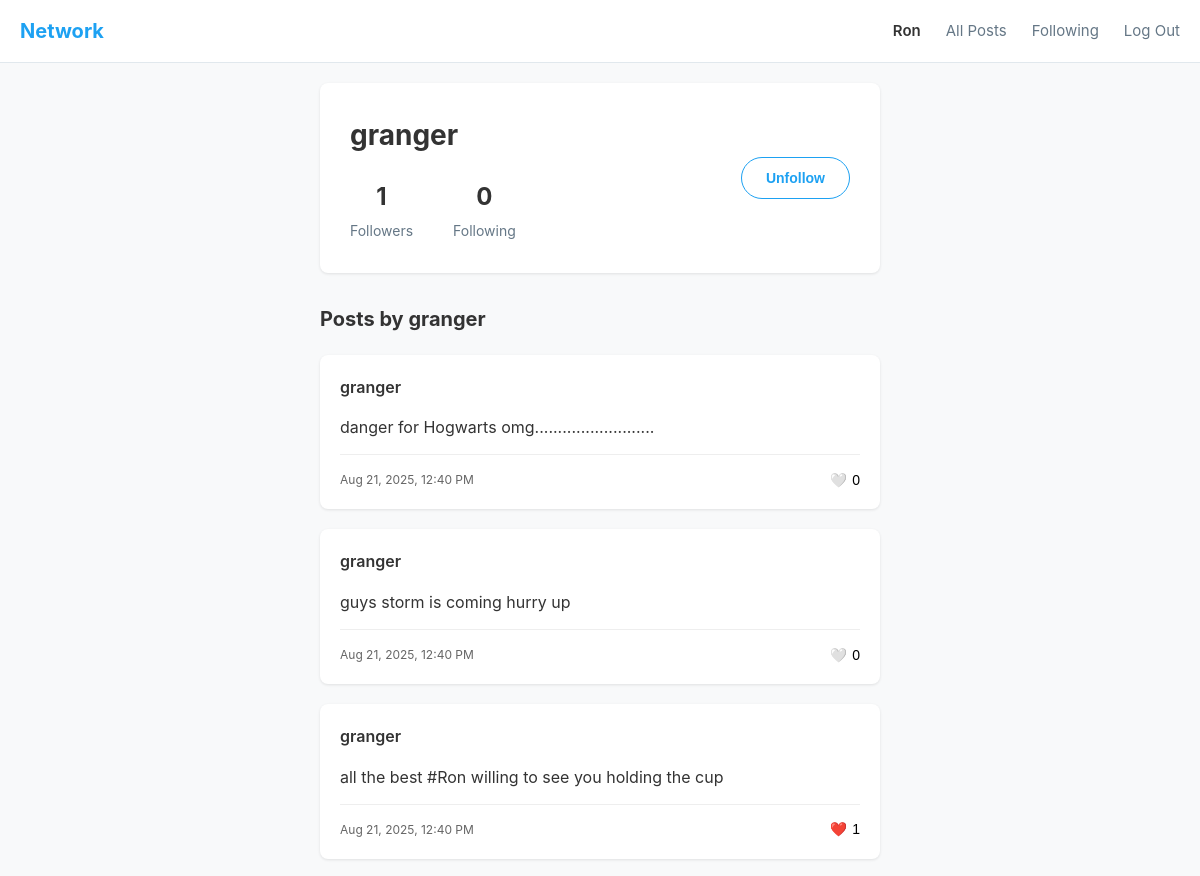
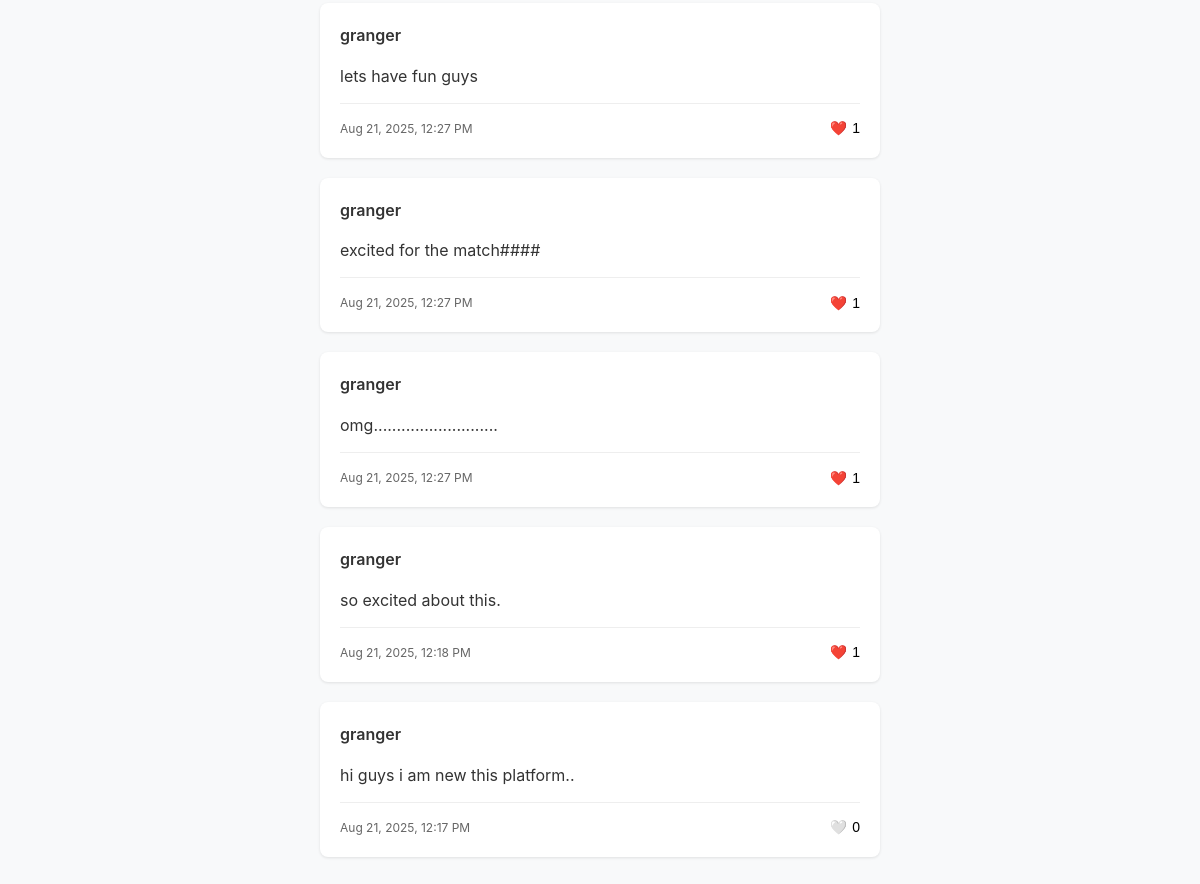
Screenshot of /profile/granger (signed in) with the database file from the repository (2 pictures, top to bottom).
### network/models.py (models this page shows, shortened)
class User(AbstractUser):
    def followers_count(self):
        return Follow.objects.filter(following=self).count()
    def following_count(self):
        return Follow.objects.filter(follower=self).count()
    def is_following(self, user):
        return Follow.objects.filter(follower=self, following=user).exists()

class Post(models.Model):
    user = models.ForeignKey(User, on_delete=models.CASCADE, related_name="posts")
    content = models.TextField(max_length=280)
    timestamp = models.DateTimeField(auto_now_add=True)
    likes = models.ManyToManyField(User, related_name="liked_posts", blank=True)
    class Meta:
        ordering = ["-timestamp"]
    def like_count(self):
        return self.likes.count()

### network/views.py (the view)
# urls.py: path("profile/<str:username>", views.profile, name="profile"),
def profile(request, username):
    profile_user = get_object_or_404(User, username=username)
    posts = Post.objects.filter(user=profile_user)
    paginator = Paginator(posts, 10)
    page_number = request.GET.get('page')
    page_obj = paginator.get_page(page_number)
    followers_count = profile_user.followers_count()
    following_count = profile_user.following_count()
    is_following = False
    if request.user.is_authenticated and request.user != profile_user:
        is_following = request.user.is_following(profile_user)
    return render(request, "network/profile.html", {
        "profile_user": profile_user,
        "page_obj": page_obj,  # Changed from posts to page_obj
        "followers_count": followers_count,
        "following_count": following_count,
        "is_following": is_following
    })

### network/templates/network/profile.html (shortened to what this page needs)
{% extends "network/layout.html" %}
{% block body %}
    <div class="profile-container">
        <div class="profile-header">
            <div class="profile-info">
                <h1 class="profile-username">{{ profile_user.username }}</h1>
                <div class="profile-stats">
                    <div class="stat">
                        <span class="stat-number" id="followers-count">{{ followers_count }}</span>
                        <span class="stat-label">Followers</span>
                    </div>
                    <div class="stat">
                        <span class="stat-number">{{ following_count }}</span>
                        <span class="stat-label">Following</span>
                    </div>
                </div>
            </div>
            {% if user.is_authenticated and user != profile_user %}
                <button id="follow-btn"
                        class="follow-btn {% if is_following %}following{% endif %}"
                        onclick="toggleFollow('{{ profile_user.username }}')">
                    {% if is_following %}Unfollow{% else %}Follow{% endif %}
                </button>
            {% endif %}
        </div>
        <div class="posts-section">
            <h2>Posts by {{ profile_user.username }}</h2>
            {% if page_obj %}
                {% for post in page_obj %}
                    <div class="post-card">
                        <div class="post-header">
                            <h3 class="username">{{ post.user.username }}</h3>
                        </div>
                        <div id="post-content-{{ post.id }}" class="post-content">
                            {{ post.content }}
                        </div>
                        <div class="post-footer">
                            <small class="timestamp">{{ post.timestamp|date:"M d, Y, g:i A" }}</small>
                            <div class="post-actions">
                                {% if user.is_authenticated %}
                                    <button class="like-btn" onclick="toggleLike({{ post.id }})"
                                            data-liked="{% if user in post.likes.all %}true{% else %}false{% endif %}">
                                        <span id="like-icon-{{ post.id }}">
                                            {% if user in post.likes.all %}❤️{% else %}🤍{% endif %}
                                        </span>
                                        <span id="like-count-{{ post.id }}">{{ post.like_count }}</span>
                                    </button>
                                {% else %}
                                    <span class="like-display">❤️ {{ post.like_count }}</span>
                                {% endif %}
                            </div>
                        </div>
                    </div>
                {% endfor %}
            {% else %}
                <div class="no-posts">
                    <p>{{ profile_user.username }} hasn't posted anything yet.</p>
                </div>
            {% endif %}
        </div>
    </div>
{% endblock %}

### network/templates/network/layout.html (shortened to what this page needs)
{% load static %}
<!DOCTYPE html>
<html lang="en">
    <head>
        <link href="{% static 'network/styles.css' %}" rel="stylesheet">
    </head>
    <body>
        <nav class="navbar">
            <div class="nav-container">
                <a href="{% url 'index' %}" class="nav-brand">Network</a>
                <div class="nav-links">
                    {% if user.is_authenticated %}
                        <a href="{% url 'profile' user.username %}" class="nav-link username-link">{{ user.username }}</a>
                    {% endif %}
                    <a href="{% url 'index' %}" class="nav-link">All Posts</a>
                    {% if user.is_authenticated %}
                        <a href="{% url 'following' %}" class="nav-link">Following</a>
                        <a href="{% url 'logout' %}" class="nav-link">Log Out</a>
                    {% else %}
                        <a href="{% url 'login' %}" class="nav-link">Log In</a>
                        <a href="{% url 'register' %}" class="nav-link">Register</a>
                    {% endif %}
                </div>
            </div>
        </nav>
        <main class="main-content">
            {% block body %}
            {% endblock %}
        </main>
    </body>
</html>

### network/templates/network/profile.html (style rules this page uses)
.profile-container { max-width: 600px; margin: 0 auto; padding: 20px; }
.profile-header { background: white; border-radius: 8px; padding: 30px; margin-bottom: 30px; box-shadow: 0 1px 3px rgba(0,0,0,0.1); display: flex; justify-content: space-between; align-items: center; }
.profile-info h1 { font-size: 28px; font-weight: 700; margin-bottom: 20px; color: #333; }
.profile-stats { display: flex; gap: 40px; }
.stat { text-align: center; }
.stat-number { display: block; font-size: 24px; font-weight: 700; color: #333; }
.stat-label { display: block; font-size: 14px; color: #657786; margin-top: 4px; }
.follow-btn { background: #1da1f2; color: white; border: none; padding: 12px 24px; border-radius: 25px; font-size: 14px; font-weight: 600; cursor: pointer; transition: all 0.2s; }
.follow-btn.following { background: white; color: #1da1f2; border: 1px solid #1da1f2; }
.posts-section h2 { font-size: 20px; font-weight: 700; margin-bottom: 20px; color: #333; }
.post-card { background: white; border-radius: 8px; padding: 20px; margin-bottom: 20px; box-shadow: 0 1px 3px rgba(0,0,0,0.1); }
.post-header { display: flex; justify-content: space-between; align-items: center; margin-bottom: 10px; }
.username { margin: 0; font-size: 16px; font-weight: 600; color: #333; }
.post-content { margin: 15px 0; line-height: 1.5; color: #333; }
.post-footer { display: flex; justify-content: space-between; align-items: center; margin-top: 15px; padding-top: 15px; border-top: 1px solid #eee; }
.timestamp { color: #666; font-size: 12px; }
.post-actions { display: flex; gap: 15px; align-items: center; }
.like-btn { background: none; border: none; cursor: pointer; display: flex; align-items: center; gap: 5px; font-size: 14px; }

### network/templates/network/layout.html (style rules this page uses)
* { margin: 0; padding: 0; box-sizing: border-box; }
body { font-family: -apple-system, BlinkMacSystemFont, "Segoe UI", Roboto, "Helvetica Neue", Arial, sans-serif; background-color: #f8f9fa; color: #333; line-height: 1.6; }
.navbar { background: white; border-bottom: 1px solid #e1e8ed; padding: 0; position: sticky; top: 0; z-index: 100; }
.nav-container { max-width: 1200px; margin: 0 auto; display: flex; justify-content: space-between; align-items: center; padding: 15px 20px; }
.nav-brand { font-size: 20px; font-weight: bold; color: #1da1f2; text-decoration: none; }
.nav-links { display: flex; gap: 25px; align-items: center; }
.nav-link { color: #657786; text-decoration: none; font-size: 15px; font-weight: 400; transition: color 0.2s; }
.username-link { font-weight: 600; color: #333; }
.main-content { min-height: calc(100vh - 70px); padding: 0; }

### rows the page displays
User: username "Ron"
User: username "granger"
Post: user.username "granger", content "danger for Hogwarts omg..........................", timestamp "Aug 21, 2025, 12:40 PM", like_count "0"
Post: user.username "granger", content "guys storm is coming hurry up", timestamp "Aug 21, 2025, 12:40 PM", like_count "0"
Post: user.username "granger", content "all the best #Ron willing to see you holding the cup", timestamp "Aug 21, 2025, 12:40 PM", like_count "1"
Post: user.username "granger", content "lets have fun guys", timestamp "Aug 21, 2025, 12:27 PM", like_count "1"
Post: user.username "granger", content "excited for the match####", timestamp "Aug 21, 2025, 12:27 PM", like_count "1"
Post: user.username "granger", content "omg...........................", timestamp "Aug 21, 2025, 12:27 PM", like_count "1"
Post: user.username "granger", content "so excited about this.", timestamp "Aug 21, 2025, 12:18 PM", like_count "1"
Post: user.username "granger", content "hi guys i am new this platform..", timestamp "Aug 21, 2025, 12:17 PM", like_count "0"

### other values shown
{{ followers_count }} "1"
{{ following_count }} "0"
